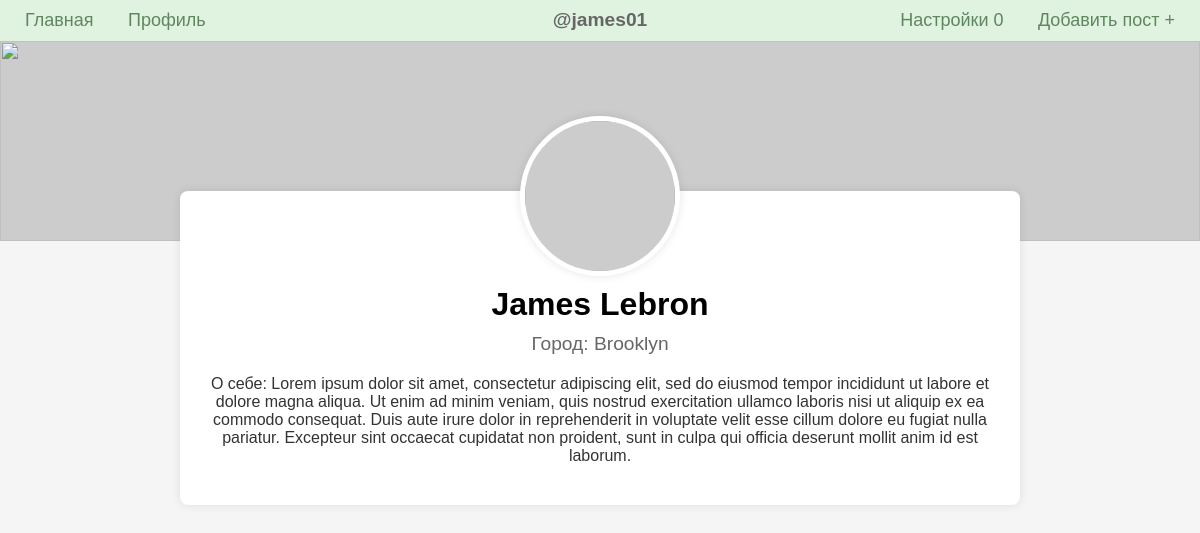
Page /blogs/profile/ (signed in) on the committed database.
### users/models.py (models this page shows)
class User(AbstractUser):
    icon = models.ImageField(upload_to="users/icon/%Y/%m/%d", blank=True, null=True)
    back = models.ImageField(upload_to="users/back/%Y/%m/%d", blank=True, null=True)
    city = models.CharField(max_length=255, blank=True, null=True)
    date_birth = models.DateTimeField(blank=True, null=True)
    description = models.TextField(blank=True, null=True)

### blogs/views.py (the view)
# urls.py: path('profile/', views.profile_view, name='profile'),
@login_required()
def profile_view(request):
    return render(request, 'blogs/profile.html')

### templates/blogs/profile.html (shortened to what this page needs)
{% extends 'blogs/profiles-template.html' %}
{% load static %}
{% block css %}
    <link type="text/css" href="{% static 'blogs/css/profile.css' %}" rel="stylesheet" />
{% endblock %}
{% block username %}
    {% if user.username %}
        <div class="profile-username">
            @{{ user.username }}
        </div>
    {% endif %}
{% endblock %}
{% block right-menu %}
    {% if user.is_authenticated %}
        <a class="settings_a" href="{% url 'profile_settings' %}">Настройки <span style="text-weight: bold">0</span></a>
        <a class="add_page_a" href="{% url 'add_page' %}">Добавить пост <span style="text-weight: bold">+</span></a>
    {% else %}
        <a class="login_a" href="{% url 'users:login' %}">Войти</a>
        <a class="register_a" href="{% url 'users:register' %}">Регистрация</a>
    {% endif %}
{% endblock %}
{% block content %}
    <div class="profile-header">
    </div>
    <div class="profile-container">
        <div class="avatar">
            {% if user.icon %}
                <img src="{{ user.icon.url }}" alt="" class="profile-icon-img">
            {% else %}
                <img src="{{ default_icon }}" alt="" class="profile-icon-img">
            {% endif %}
        </div>
        <div class="profile-info">
            <h1 class="profile-name">
                {% if user.first_name or user.last_name %}
                    {{ user.first_name }} {{ user.last_name }}
                {% else %}
                    Имя не указано
                {% endif %}
            </h1>
            <p class="profile-city">
                {% if user.city %}
                    Город: {{ user.city }}
                {% else %}
                    Город: не указан
                {% endif %}
            </p>
            <p class="profile-description">
                {% if user.description %}
                    О себе: {{ user.description }}
                {% else %}
                    О себе: отсутствует
                {% endif %}
            </p>
        </div>
    </div>
{% endblock %}

### static/blogs/css/profile.css (style rules this page uses)
body { font-family: Arial, sans-serif; margin: 0; padding: 0; background-color: #f5f5f5; }
.navbar a { color: #5f865f; text-decoration: none; margin: 0 15px; font-size: 18px; }
.profile-header { position: relative; width: 100%; height: 200px; overflow: hidden; background-color: #cccccc; }
.profile-container { max-width: 800px; margin: -50px auto 0; padding: 20px; background-color: #fff; box-shadow: 0 0 10px rgba(0, 0, 0, 0.1); border-radius: 8px; text-align: center; position: relative; z-index: 1; }
.avatar { position: absolute; top: -75px; left: 50%; transform: translateX(-50%); z-index: 2; }
.profile-info { margin-top: 75px; }
.profile-name { font-size: 2em; margin: 10px 0; }
.profile-city { font-size: 1.2em; color: #666; margin: 5px 0; }
.profile-description { font-size: 1em; color: #333; margin: 20px 0; }
.profile-icon-img { width: 150px; height: 150px; border-radius: 50%; border: 5px solid #fff; box-shadow: 0 0 10px rgba(0, 0, 0, 0.1); background-color: #cccccc; }
.profile-username { margin: 9px 0px; position: absolute; font-size: 1.2em; color: #666; font-weight: bold; text-align: center; }

### rows in the picture
User: username "james01", first_name "James", last_name "Lebron", city "Brooklyn", description "Lorem ipsum dolor sit amet, consectetur adipiscing elit, sed do eiusmod tempor incididunt ut labore et dolore magna aliqua. Ut enim ad minim veniam, quis nostrud exercitation ullamco laboris nisi ut aliquip ex ea commodo consequat. Duis aute irure dolor in reprehenderit in voluptate velit esse cillum dolore eu fugiat nulla pariatur. Excepteur sint occaecat cupidatat non proident, sunt in culpa qui officia deserunt mollit anim id est laborum."
